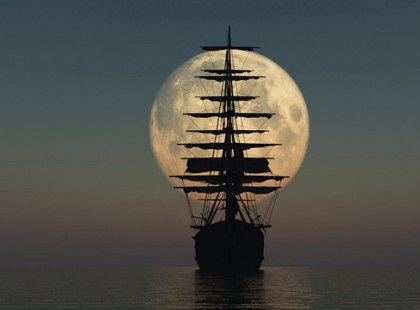
#> input picture _L/2015_01054.jpg, 420 x 310 px
$ python P_tile.py
#> lines starting #> are read from the running program, lines starting #| are printed output that depends on the picture; after the words box and inside, x2 and y2 are one past the last pixel; in counts of white or black regions, pixels touching at a corner belong together
### getting.py
import copy
from random import randint

import cv2
import numpy as np
from PIL import Image
from PIL.ImageDraw import ImageDraw
from matplotlib import pyplot as plt
from numba import njit, prange
from scipy.ndimage import gaussian_filter

from scipy.signal import find_peaks


def getting_image_from_pixels(pixels: np.ndarray) -> Image:
    image = Image.new(size=(pixels.shape[0],pixels.shape[1]),mode="L")
    draw = ImageDraw(image)
    for i in range(pixels.shape[0]):
        for j in range(pixels.shape[1]):
            draw.point((i, j), round(pixels[i][j]))
    return image


def getting_image_from_path(path: str) -> Image:
#> called with path = '2015_01054.jpg'
    image = Image.open(path)
#> image is the input picture: PIL image 420x310 RGB; mean R, G, B 78.2, 79.3, 73.6
    image = image.convert("L")
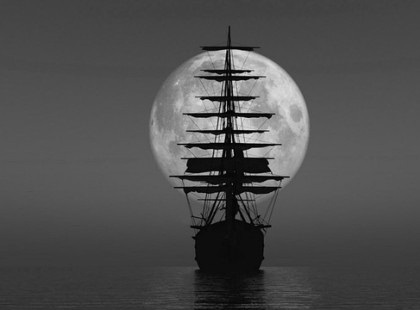
#> image: PIL image 420x310 L; min 0, max 227, mean 78.4
    return image


def getting_array_for_image(image: Image) -> np.ndarray:
    height = image.size[0]
#> height = 420
    width = image.size[1]
#> width = 310
    pix = image.load()
    pixels = np.ndarray(image.size)
    for i in range(height):
        for j in range(width):
            pixels[i][j] = pix[i, j]
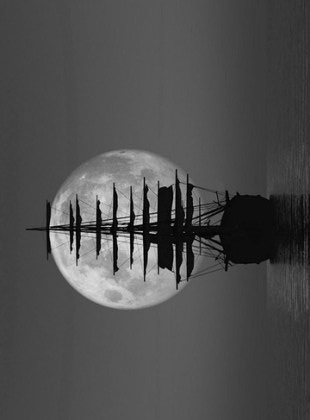
#> pixels: shape (420, 310) float64; min 0, max 227, mean 78.4
    return pixels


@njit(parallel=True, fastmath=True)
def getting_diagram(pixels: np.ndarray) -> np.array:
    diag = np.zeros((256, 1))
    for j in prange(pixels.shape[1]):
        for i in prange(pixels.shape[0]):
            diag[round(pixels[i, j])][0] += 1
    return diag
# [47 lines left out: functions convert_array3_to_array1, sequential_approximation, not called in this run]
@njit(parallel=True, fastmath=True)
def P_tile(pixels: np.ndarray, P=0.5):
    diag = getting_diagram(pixels)
    sum_p = 1
    threshold = 0
    for i in prange(255):
        sum_p += diag[i][0]
        if (sum_p / (pixels.shape[0] * pixels.shape[1])) > P:
            threshold = i
            break
    for i in prange(pixels.shape[0]):
        for j in prange(pixels.shape[1]):
            if (pixels[i][j] >= threshold):
                pixels[i][j] = 255
            else:
                pixels[i][j] = 0

    return pixels

def get_image_from_path(path):
  image = getting_image_from_path(path)
  image = getting_array_for_image(image)
  return image
def get_image_from_pixels(pixels):
  return getting_image_from_pixels(pixels)
#> in getting_image_from_pixels, `image = Image.new(size=(pixels.shape[0],pixels.shape[1]),mode="L")`: image: PIL image 420x310 L; every value is 0
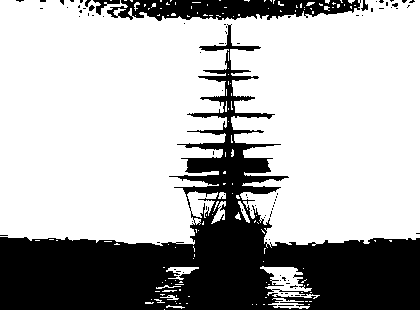
#> returned value: PIL image 420x310 L; 70.2% white; 82 black regions (76 under 20 px), largest, box (x1, y1, x2, y2) and area: (0, 24, 420, 310) 34693, (107, 0, 361, 21) 3626, (93, 0, 120, 15) 146, (361, 0, 368, 11) 41, (89, 5, 95, 11) 24, (85, 0, 91, 7) 23

def average(mass):
    return sum(mass) / len(mass)

def median(mass):
    mass = sorted(mass)
    return mass[round(len(mass) / 2)]

def min_max(mass):
    return (min(mass) + max(mass)) / 2
# [202 lines left out: functions adaptive_threshold_average, adaptive_threshold_median, adaptive_threshold_min_max, data_distribution, cluster_update, clusterization and 7 more, not called in this run]

### _L/P_tile.py
import copy

from matplotlib import pyplot as plt

from getting import get_image_from_path, get_image_from_pixels, P_tile, sequential_approximation

path = "2015_01054.jpg"
image = get_image_from_path(path)
im1 = copy.deepcopy(image)
im2 = copy.deepcopy(image)
pic_box = plt.figure(figsize=(10,4))
pic_box.add_subplot(1,2,1)
P = 0.3
plt.imshow(get_image_from_pixels(P_tile(im1,P)),cmap='gray')
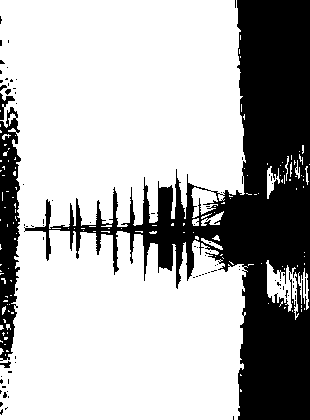
#> im1: shape (420, 310) float64; 70.2% white; 82 black regions (76 under 20 px), largest, box (x1, y1, x2, y2) and area: (24, 0, 310, 420) 34693, (0, 107, 21, 361) 3626, (0, 93, 15, 120) 146, (0, 361, 11, 368) 41, (5, 89, 11, 95) 24, (0, 85, 7, 91) 23
plt.title(f"P_tile P = {P}")
plt.axis('off')
P=0.6
pic_box.add_subplot(1,2,2)
plt.imshow(get_image_from_pixels(P_tile(im2,P)),cmap='gray')
#> in get_image_from_pixels (call 2), `return getting_image_from_pixels(pixels)`:
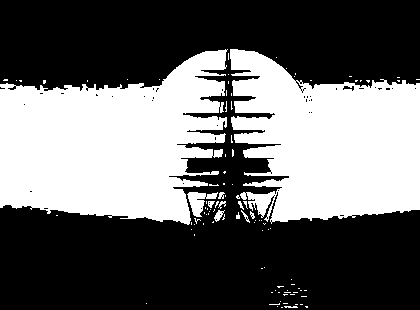
#> returned value: PIL image 420x310 L; 40.3% white; 101 white regions (90 under 20 px), largest, box (x1, y1, x2, y2) and area: (0, 49, 228, 225) 27577, (230, 49, 420, 224) 23856, (187, 192, 218, 217) 368
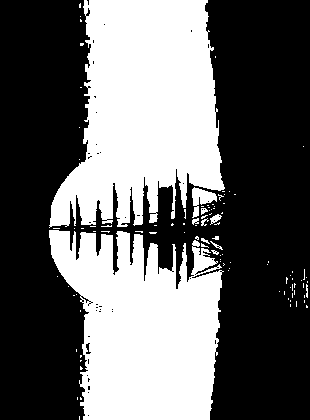
#> im2: shape (420, 310) float64; 40.3% white; 101 white regions (90 under 20 px), largest, box (x1, y1, x2, y2) and area: (49, 0, 225, 228) 27577, (49, 230, 224, 420) 23856, (192, 187, 217, 218) 368
plt.title(f"P_tile P = {P}")
plt.axis('off')
plt.show()
